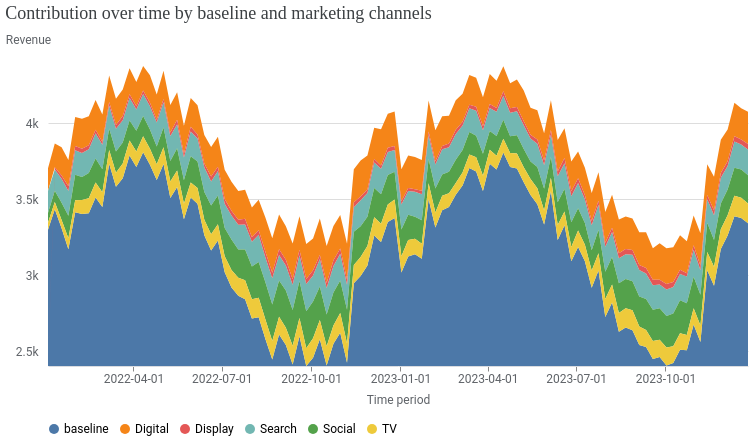
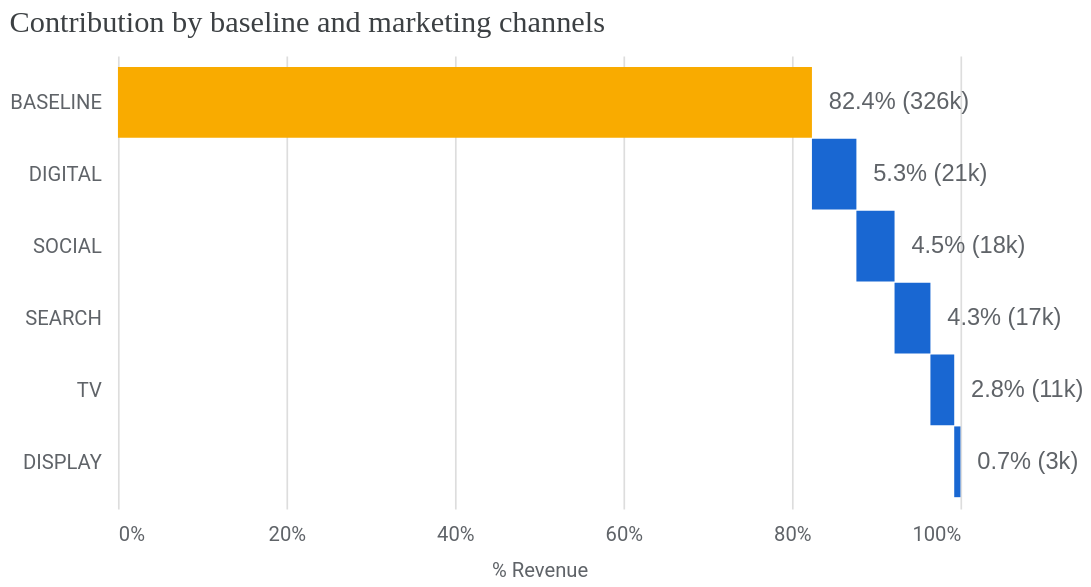

Notebook cell for these charts, in order:
### Markdown cell above
## Media Contributions Over Time

The contribution decomposition breaks down the KPI into the incremental effect of each
media channel over time. With geo-level data, contributions are estimated per-geo and can
be aggregated nationally, giving a more granular picture of what's driving revenue.

### Code cell
# --- Contribution Over Time ---
if MERIDIAN_AVAILABLE:
    try:
        from meridian.analysis import visualizer

        media_summary = visualizer.MediaSummary(mmm)
        chart = media_summary.plot_channel_contribution_area_chart(time_granularity='weekly')
        chart.display()

        print("\n=== Contribution Waterfall ===")
        waterfall = media_summary.plot_contribution_waterfall_chart()
        waterfall.display()
    except Exception as e:
        print(f"Contribution error: {e}")
        import traceback; traceback.print_exc()
else:
    print("Contribution analysis requires a fitted model.")

### Figure 1 — Vega-Lite specification as saved in the notebook (floating-point values rounded to 4 significant figures; data arrays with more than 128 entries replaced by an {"elided": "..."} marker saying what was removed)
{"config": {"view": {"continuousWidth": 300, "continuousHeight": 300, "strokeOpacity": 0}, "axis": {"labelColor": "#5F6368", "labelFont": "Roboto", "labelFontSize": 12, "titleColor": "#5F6368", "titleFont": "Roboto", "titleFontSize": 12, "titleFontWeight": "normal", "titlePadding": 10}}, "data": {"name": "data-694430503bef750a213e5d4197fa7364"}, "mark": {"type": "area"}, "encoding": {"color": {"field": "channel", "legend": {"labelFont": "Roboto", "labelFontSize": 12, "orient": "bottom", "title": null}, "scale": {"domain": ["baseline", "Digital", "Display", "Search", "Social", "TV"]}, "sort": ["baseline", "Digital", "Display", "Search", "Social", "TV"], "type": "nominal"}, "order": {"field": "sort_channel", "sort": "descending", "type": "nominal"}, "tooltip": [{"field": "time", "format": "%Y-%m-%d", "type": "temporal"}, {"field": "channel", "type": "nominal"}, {"field": "incremental_outcome", "format": ",.2f", "type": "quantitative"}], "x": {"axis": {"domainColor": "#DADCE0", "format": "%Y-%m-%d", "grid": false, "tickCount": 8}, "field": "time", "title": "Time period", "type": "temporal"}, "y": {"axis": {"domain": false, "labelExpr": "replace(format(datum.value, '.3~s'), 'G', 'B')", "labelPadding": 10, "tickCount": 5, "ticks": false, "titleAlign": "left", "titleAngle": 0, "titleY": -20}, "field": "incremental_outcome", "scale": {"clamp": true, "domainMin": 2402.0}, "title": "Revenue", "type": "quantitative"}}, "title": {"text": "Contribution over time by baseline and marketing channels", "anchor": "start", "color": "#3C4043", "font": "Google Sans Display", "fontSize": 18, "fontWeight": "normal", "offset": 10}, "transform": [{"calculate": "indexof(['Digital', 'Display', 'Search', 'Social', 'TV', 'baseline'], datum.channel)", "as": "sort_channel"}], "width": 700, "$schema": "https://vega.github.io/schema/vega-lite/v6.1.0.json", "datasets": {"data-694430503bef750a213e5d4197fa7364": {"elided": "624 records"}}}

### Figure 2 — Vega-Lite specification as saved in the notebook (floating-point values rounded to 4 significant figures)
{"config": {"view": {"continuousWidth": 300, "continuousHeight": 300, "strokeOpacity": 0}, "axis": {"labelColor": "#5F6368", "labelFont": "Roboto", "labelFontSize": 12, "titleColor": "#5F6368", "titleFont": "Roboto", "titleFontSize": 12, "titleFontWeight": "normal", "titlePadding": 10}}, "layer": [{"mark": {"type": "bar", "size": 42}, "encoding": {"color": {"condition": {"test": "(datum.channel === 'BASELINE')", "value": "#F9AB00"}, "value": "#1967D2"}, "x": {"axis": {"domain": false, "format": "%", "labelPadding": 10, "tickCount": 5, "ticks": false}, "field": "prev_sum", "title": "% Revenue", "type": "quantitative"}, "x2": {"field": "sum_outcome"}, "y": {"axis": {"domain": false, "labelLimit": 0, "labelPadding": 10, "ticks": false}, "field": "channel", "scale": {"paddingOuter": 0.2}, "sort": null, "title": null, "type": "nominal"}}, "transform": [{"window": [{"op": "sum", "field": "pct_of_contribution", "as": "sum_outcome"}, {"op": "lead", "field": "channel", "as": "kwargs"}]}, {"calculate": "datum.sum_outcome - datum.pct_of_contribution", "as": "prev_sum"}, {"calculate": "datum.incremental_outcome < 0 ? datum.prev_sum : datum.sum_outcome", "as": "text_x"}]}, {"mark": {"type": "text", "align": "left", "color": "#5F6368", "dx": 10, "fontSize": 14}, "encoding": {"text": {"field": "outcome_text", "type": "nominal"}, "x": {"field": "text_x", "type": "quantitative"}, "y": {"axis": {"domain": false, "labelLimit": 0, "labelPadding": 10, "ticks": false}, "field": "channel", "scale": {"paddingOuter": 0.2}, "sort": null, "title": null, "type": "nominal"}}, "transform": [{"window": [{"op": "sum", "field": "pct_of_contribution", "as": "sum_outcome"}, {"op": "lead", "field": "channel", "as": "kwargs"}]}, {"calculate": "datum.sum_outcome - datum.pct_of_contribution", "as": "prev_sum"}, {"calculate": "datum.incremental_outcome < 0 ? datum.prev_sum : datum.sum_outcome", "as": "text_x"}]}], "data": {"name": "data-319e7d3854b53a5a0f4e050f018b3e78"}, "height": 268.8, "title": {"text": "Contribution by baseline and marketing channels", "anchor": "start", "color": "#3C4043", "font": "Google Sans Display", "fontSize": 18, "fontWeight": "normal", "offset": 10}, "width": 500, "$schema": "https://vega.github.io/schema/vega-lite/v6.1.0.json", "datasets": {"data-319e7d3854b53a5a0f4e050f018b3e78": [{"channel": "BASELINE", "incremental_outcome": 325900.0, "pct_of_contribution": 0.8237, "outcome_text": "82.4% (326k)"}, {"channel": "DIGITAL", "incremental_outcome": 20880.0, "pct_of_contribution": 0.05277, "outcome_text": "5.3% (21k)"}, {"channel": "SOCIAL", "incremental_outcome": 17920.0, "pct_of_contribution": 0.04529, "outcome_text": "4.5% (18k)"}, {"channel": "SEARCH", "incremental_outcome": 16850.0, "pct_of_contribution": 0.04259, "outcome_text": "4.3% (17k)"}, {"channel": "TV", "incremental_outcome": 11170.0, "pct_of_contribution": 0.02824, "outcome_text": "2.8% (11k)"}, {"channel": "DISPLAY", "incremental_outcome": 2924.0, "pct_of_contribution": 0.007391, "outcome_text": "0.7% (3k)"}]}}
